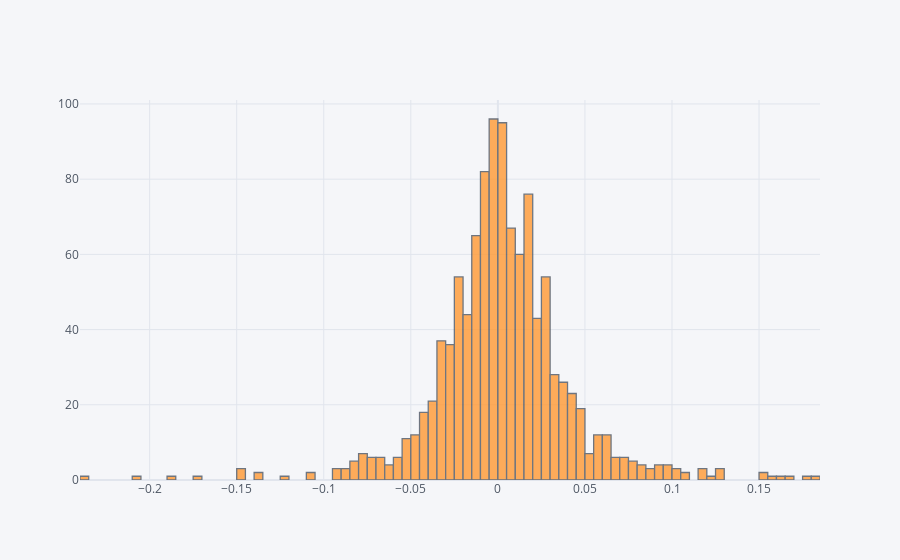

Write notebook code for a chart like this one.
### Code cell
rdts.iplot(kind='histogram',subplots=True)

### Figure 1 — Plotly figure (JSON) as saved in the notebook; plotly's stock layout.template omitted (floating-point values rounded to 4 significant figures; data arrays with more than 128 entries replaced by an {"elided": "..."} marker saying what was removed)
{"data": [{"histfunc": "count", "histnorm": "", "marker": {"color": "rgba(255, 153, 51, 1.0)", "line": {"color": "#4D5663", "width": 1.3}}, "name": "TSLA", "opacity": 0.8, "orientation": "v", "type": "histogram", "x": {"elided": "1101 float values"}, "xaxis": "x", "yaxis": "y"}], "layout": {"barmode": "overlay", "legend": {"bgcolor": "#F5F6F9", "font": {"color": "#4D5663"}}, "paper_bgcolor": "#F5F6F9", "plot_bgcolor": "#F5F6F9", "title": {"font": {"color": "#4D5663"}}, "xaxis": {"anchor": "y", "domain": [0, 1], "gridcolor": "#E1E5ED", "showgrid": true, "tickfont": {"color": "#4D5663"}, "title": {"font": {"color": "#4D5663"}, "text": ""}, "zerolinecolor": "#E1E5ED"}, "yaxis": {"anchor": "x", "domain": [0, 1], "gridcolor": "#E1E5ED", "showgrid": true, "tickfont": {"color": "#4D5663"}, "title": {"font": {"color": "#4D5663"}, "text": ""}, "zerolinecolor": "#E1E5ED"}}}
